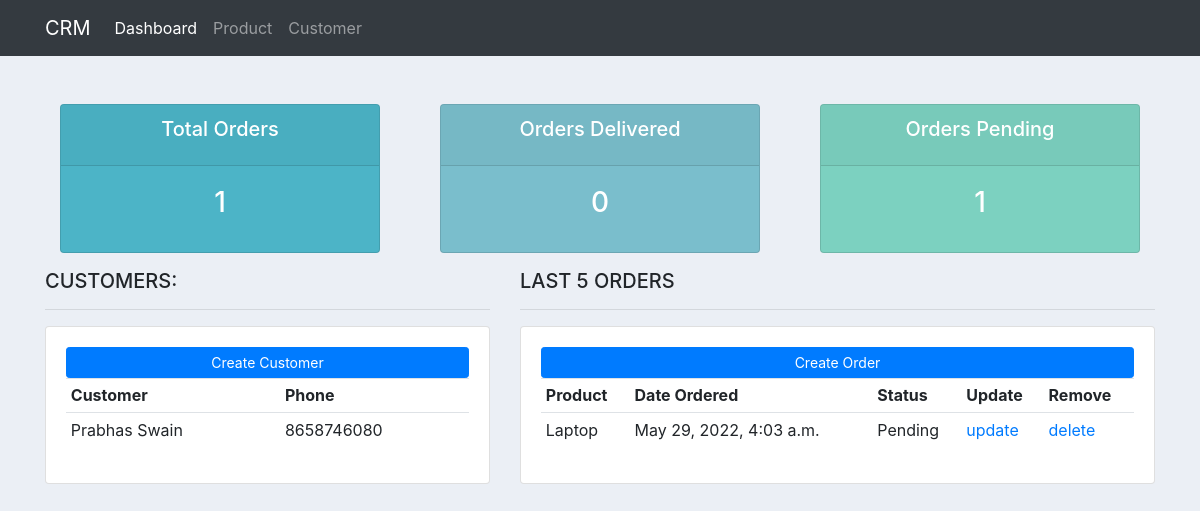
Before: / with the older database file.
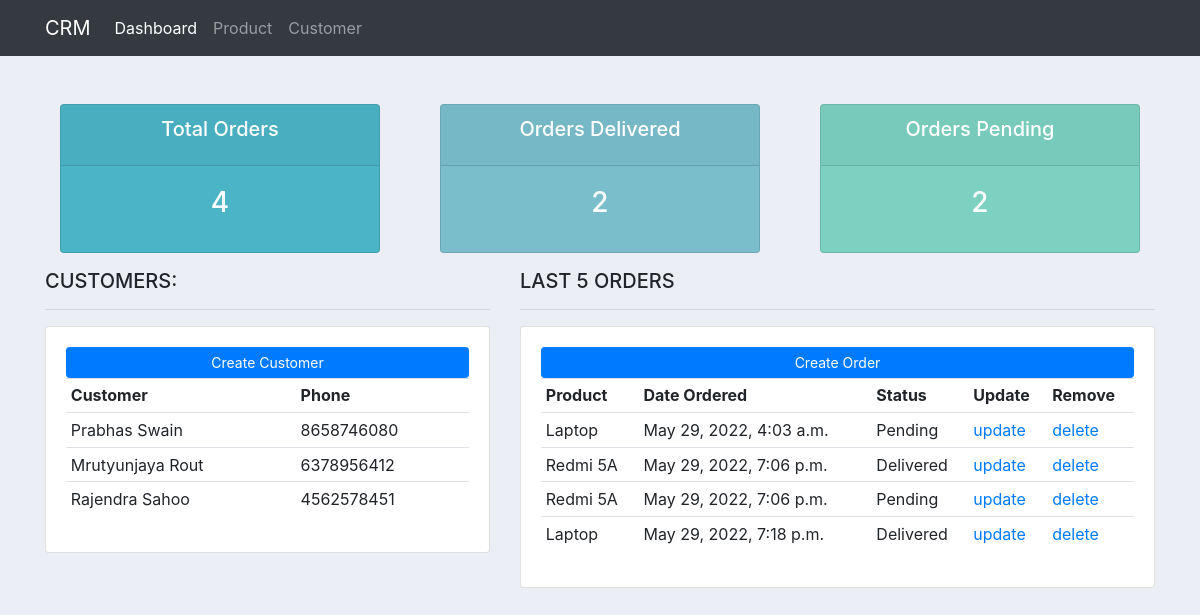
After: the same page with the newer database file.
### accounts/models.py (models this page shows, shortened)
class DateStatus(models.Model):
    created_at = models.DateTimeField(auto_now_add=True)
    updated_at = models.DateTimeField(auto_now=True)
    class Meta:
        abstract=True

class Customer(DateStatus):
    name = models.CharField(max_length=100,null=True)
    phone = models.CharField(max_length=100,null=True)
    email = models.CharField(max_length=100,null=True)

class Order(DateStatus):
    STATUS = (
        ('Pending','Pending'),
        ('Out for delivery','Out for delivery'),
        ('Delivered','Delivered'),
    )
    customer = models.ForeignKey(Customer,null=True,on_delete=models.SET_NULL)
    product = models.ForeignKey(Product,null=True,on_delete=models.SET_NULL)
    status = models.CharField(max_length=100,choices=STATUS)

class Product(DateStatus):
    CATEGORY = (
        ('Indoor','Indoor'),
        ('Outdoor','Outdoor')
    )
    name = models.CharField(max_length=200,null=True)
    price = models.FloatField(null=True)
    category = models.CharField(max_length=200,null=True,choices=CATEGORY)
    description = models.CharField(max_length=200,null=True,blank=True)
    tag = models.ManyToManyField(Tag)
    def __str__(self) -> str:
        return self.name

### accounts/views.py (the view)
# urls.py: path('',views.indexView,name='home' ),
def indexView(request):
    customers = Customer.objects.all()
    orders = Order.objects.all()
    total_order = orders.count()
    total_delivered = orders.filter(status='Delivered').count()
    total_pending = orders.filter(status='Pending').count()
    context = {
        'customers':customers,
        'orders':orders,
        'total_order':total_order,
        'total_delivered':total_delivered,
        'total_pending':total_pending
    }
    return render(request,'pages/dashboard.html',context)

### templates/pages/dashboard.html (shortened to what this page needs)
{% extends 'main.html' %}
{% block body %}
{% include 'layout/status.html' %}
<div class="row">
    <div class="col-md-5">
        <h5>CUSTOMERS:</h5>
        <hr>
        <div class="card card-body">
            <a class="btn btn-primary btn-sm btn-block">Create Customer</a>
            <table class="table table-sm">
                <tr>
                    <th>Customer</th>
                    <th>Phone</th>
                </tr>
                {% for customer in customers %}
                <tr>
                    <td>{{customer.name}}</td>
                    <td>{{customer.phone}}</td>
                </tr>
                {% endfor %}
            </table>
        </div>
    </div>
    <div class="col-md-7">
        <h5>LAST 5 ORDERS</h5>
        <hr>
        <div class="card card-body">
            <a class="btn btn-primary btn-sm btn-block">Create Order</a>
            <table class="table table-sm">
                <tr>
                    <th>Product</th>
                    <th>Date Ordered</th>
                    <th>Status</th>
                    <th>Update</th>
                    <th>Remove</th>
                </tr>
                {% for order in orders %}
                <tr>
                    <td>{{order.product}}</td>
                    <td>{{order.created_at}}</td>
                    <td>{{order.status}}</td>
                    <td><a href="">update</a></td>
                    <td><a href="">delete</a></td>
                </tr>
                {% endfor %}
            </table>
        </div>
    </div>
</div>
{% endblock %}

### templates/main.html (shortened to what this page needs)
{% load static %}
<!DOCTYPE html>
<html lang="en">
  <head>
    <link
      rel="stylesheet"
      href="https://cdn.jsdelivr.net/npm/bootstrap@4.6.1/dist/css/bootstrap.min.css"
    />
    <link rel="stylesheet" href="{% static 'css/main.css' %}">
  </head>
  <body>
    {% include 'layout/navbar.html' %}
    <div class="container mt-4">
      {% block body %}
      {% endblock %}
    </div>
  </body>
</html>

### templates/layout/navbar.html (shortened to what this page needs)
<nav class="navbar navbar-expand-lg navbar-dark bg-dark">
    <div class="container">
      <a class="navbar-brand" href="#">CRM</a>
    <div class="collapse navbar-collapse" id="navbarSupportedContent">
      <ul class="navbar-nav mr-auto">
        <li class="nav-item active">
          <a class="nav-link" href="{% url 'home' %}">Dashboard <span class="sr-only">(current)</span></a>
        </li>
        <li class="nav-item">
          <a class="nav-link" href="{% url 'product' %}">Product</a>
        </li>
        <li class="nav-item">
          <a class="nav-link" href="">Customer</a>
        </li>
      </ul>
    </div>
    </div>
  </nav>

### templates/layout/status.html
<br>
<div class="row">
    <div class="col">
        <div class="col-md">
            <div class="card text-center text-white mb-3" id="total-orders">
                <div class="card-header">
                    <h5 class="card-title">Total Orders</h5>
                </div>
                <div class="card-body"><h3 class="card-title">{{total_order}}</h3></div>
            </div>
        </div>
    </div>
    <div class="col">
        <div class="col-md">
            <div class="card text-center text-white mb-3" id="orders-delivered">
                <div class="card-header">
                    <h5 class="card-title">Orders Delivered</h5>
                </div>
                <div class="card-body"><h3 class="card-title">{{total_delivered}}</h3></div>
            </div>
        </div>
    </div>
    <div class="col">
        <div class="col-md">
            <div class="card text-center text-white mb-3" id="orders-pending">
                <div class="card-header">
                    <h5 class="card-title">Orders Pending</h5>
                </div>
                <div class="card-body"><h3 class="card-title">{{total_pending}}</h3></div>
            </div>
        </div>
    </div>
</div>

### static/css/main.css (style rules this page uses)
body { background-color: #ebeff5; }
#total-orders { background-color: #4cb4c7; }
#orders-delivered { background-color: #7abecc; }
#orders-pending { background-color: #7CD1C0; }

Changed rows visible on the page:
added Customer: name "Mrutyunjaya Rout", phone "6378956412"
added Customer: name "Rajendra Sahoo", phone "4562578451"
added Order: product "Redmi 5A", created_at "May 29, 2022, 7:06 p.m.", status "Delivered"
added Order: product "Redmi 5A", created_at "May 29, 2022, 7:06 p.m.", status "Pending"
added Order: product "Laptop", created_at "May 29, 2022, 7:18 p.m.", status "Delivered"
Other visible differences:
{{ total_order }}: "1" → "4"
{{ total_delivered }}: "0" → "2"
{{ total_pending }}: "1" → "2"
